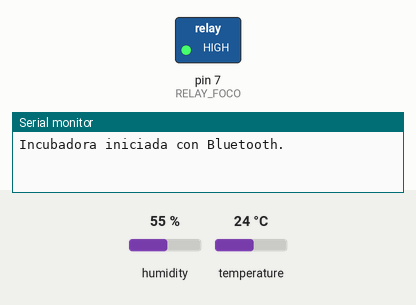
Bench run of a sketch on a simulated Arduino Uno, built with avr-gcc and run on an emulated ATmega328P. Shown: switched loads named in the sketch (green lamp = pin HIGH), the last lines printed to the serial monitor. Inputs (shaded band) come from the test bench; at power-on: temperature 24 °C, humidity 55 %.

Above: at 1.2 s.
1.3 s: temperature set to 36 °C
3.6 s: temperature set to 39 °C
At 5.4 s:
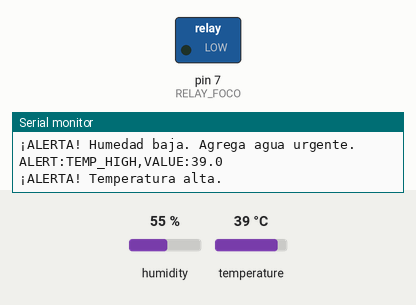
Timing chart, 0 to 6.9 s (numbered marks = the images above; inputs shaded):
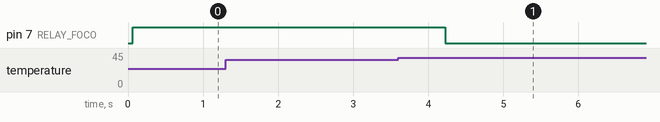

The sketch:

incubator_hc05.ino
```cpp
/*
 * Incubadora · Alertas Bluetooth (Arduino + HC-05)
 * ------------------------------------------------
 * Adaptado de tu sketch original: control del foco por relé, DHT11 y aviso de
 * humedad baja. Cambia solo el formato de salida para que la app React lo
 * entienda de forma fiable.
 *
 * Cableado (igual que el tuyo):
 *   SoftwareSerial BT(2, 3);   // D2 <- TX del HC-05, D3 -> RX del HC-05
 *   DHT11 en D4
 *   Relé (foco) en D7
 *
 * Baudios: 9600 (por defecto del HC-05). En la app elige 9600.
 *
 * Lineas que envía por Bluetooth (UTF-8, terminadas en \n):
 *
 *   HUM:65.0,TEMP:37.5,STATE:LOCKDOWN          <- telemetria cada 2 s
 *   ALERT:HUM_LOW,VALUE:64.0                   <- humedad por debajo del mínimo
 *   ALERT:TEMP_HIGH,VALUE:38.9                 <- fuera de rango seguro
 *   ALERT:TEMP_LOW,VALUE:35.5
 *
 * Por el Monitor Serie (USB) imprime el mensaje en español, para depurar.
 *
 * Comandos entrantes (campo "Comando" de la app, o Monitor Serie):
 *   HATCH | LOCKDOWN | IDLE (o ACK) | PING | RATE:2000
 */

#include <SoftwareSerial.h>
#include <DHT.h>

// --- Pines y módulo Bluetooth -------------------------------------------
SoftwareSerial BT(2, 3);        // D2 <- TX del HC-05, D3 -> RX del HC-05
#define BT_BAUD 9600

// --- Sensor ----------------------------------------------------------------
#define DHTPIN 4
#define DHTTYPE DHT11            // DHT11 (azul). Usa DHT22 si tu sensor es negro.
DHT dht(DHTPIN, DHTTYPE);

// --- Relé del foco ---------------------------------------------------------
#define RELAY_FOCO 7

// --- Umbrales ---------------------------------------------------------------
const float TEMP_OBJETIVO = 37.5;
const float HISTESIS = 0.3;        // rango 37.2 °C .. 37.8 °C
const float TEMP_SEGURA_MIN = 36.0;
const float TEMP_SEGURA_MAX = 38.5;
const float HUMEDAD_MINIMA = 65.0; // alarma si la humedad baja de 65 %

unsigned long ultimoEnvio = 0;
unsigned long periodoEnvio = 2000; // ms entre lineas de telemetria

// Fase de la incubadora: IDLE / LOCKDOWN / HATCH
String fase = "LOCKDOWN";

void setup() {
  Serial.begin(9600);
  BT.begin(BT_BAUD);

  pinMode(RELAY_FOCO, OUTPUT);
  digitalWrite(RELAY_FOCO, LOW);   // foco apagado al arrancar

  dht.begin();

  Serial.println(F("Incubadora iniciada con Bluetooth."));
  // Aviso de fase: la app lo reconoce y muestra el aviso de Lockdown.
  BT.println(F("Incubadora en Modo Lockdown Iniciada."));
}

// --- Utilidades ------------------------------------------------------------

String n(float v, uint8_t dec) {
  // Siempre con punto decimal: la app separa los campos por comas.
  return String(v, dec);
}

void enviarLinea(const String& linea) {
  BT.println(linea);
  Serial.println(linea);
}

void enviarAlerta(const char* codigo, float valor) {
  enviarLinea(String("ALERT:") + codigo + ",VALUE:" + n(valor, 1));
}

void enviarTelemetria(float temp, float hum) {
  enviarLinea("HUM:" + n(hum, 1) + ",TEMP:" + n(temp, 1) + ",STATE:" + fase);
}

void manejarComando(String raw) {
  raw.trim();
  raw.toUpperCase();
  if (!raw.length()) return;

  Serial.print(F("[RX] "));
  Serial.println(raw);

  if (raw == "HATCH") {
    fase = "HATCH";
    enviarLinea("OK:HATCH");
  } else if (raw == "LOCKDOWN") {
    fase = "LOCKDOWN";
    enviarLinea("OK:LOCKDOWN");
  } else if (raw == "IDLE" || raw == "ACK") {
    fase = "IDLE";
    enviarLinea("OK:ACK");
  } else if (raw.startsWith("RATE:")) {
    long v = raw.substring(5).toInt();
    if (v >= 500 && v <= 60000) {
      periodoEnvio = v;
      enviarLinea("OK:RATE," + String(periodoEnvio));
    }
  } else if (raw == "PING") {
    enviarLinea("OK:PONG");
  } else {
    enviarLinea("ERR:CMD");
  }
}

// --- Programa principal ------------------------------------------------------

void loop() {
  float temp = dht.readTemperature();
  float hum = dht.readHumidity();

  if (!isnan(temp) && !isnan(hum)) {

    // --- 1. CONTROL DEL FOCO ---
    if (temp < (TEMP_OBJETIVO - HISTESIS)) {
      digitalWrite(RELAY_FOCO, HIGH);   // enciende el foco
    } else if (temp > (TEMP_OBJETIVO + HISTESIS)) {
      digitalWrite(RELAY_FOCO, LOW);    // apaga el foco
    }

    // --- 2. ENVÍO DE DATOS Y ALERTAS (cada 2 s) ---
    if (millis() - ultimoEnvio > periodoEnvio) {

      // Telemetria en formato de la app
      enviarTelemetria(temp, hum);

      // El mismo mensaje en español, solo para el Monitor Serie
      Serial.println("Temp: " + n(temp, 1) + " C | Humedad: " + n(hum, 1) + " %");

      if (hum < HUMEDAD_MINIMA) {
        enviarAlerta("HUM_LOW", hum);
        Serial.println(F("¡ALERTA! Humedad baja. Agrega agua urgente."));
      }

      if (temp > TEMP_SEGURA_MAX) {
        enviarAlerta("TEMP_HIGH", temp);
        Serial.println(F("¡ALERTA! Temperatura alta."));
      } else if (temp < TEMP_SEGURA_MIN) {
        enviarAlerta("TEMP_LOW", temp);
        Serial.println(F("¡ALERTA! Temperatura baja."));
      }

      ultimoEnvio = millis();
    }

  } else {
    Serial.println(F("Error de lectura en el sensor DHT."));
  }

  // --- 3. COMANDOS DESDE LA APP O EL MONITOR SERIE ---
  while (BT.available()) {
    manejarComando(BT.readStringUntil('\n'));
  }
  while (Serial.available()) {
    manejarComando(Serial.readStringUntil('\n'));
  }

  delay(200);
}
```

Measured:
- the behaviour switches between 37 and 38 °C on temperature (found by bisection; images 0 and 1)
- after the input at 3.6 s, pin 7 (RELAY_FOCO): HIGH → LOW after 0.63 s
